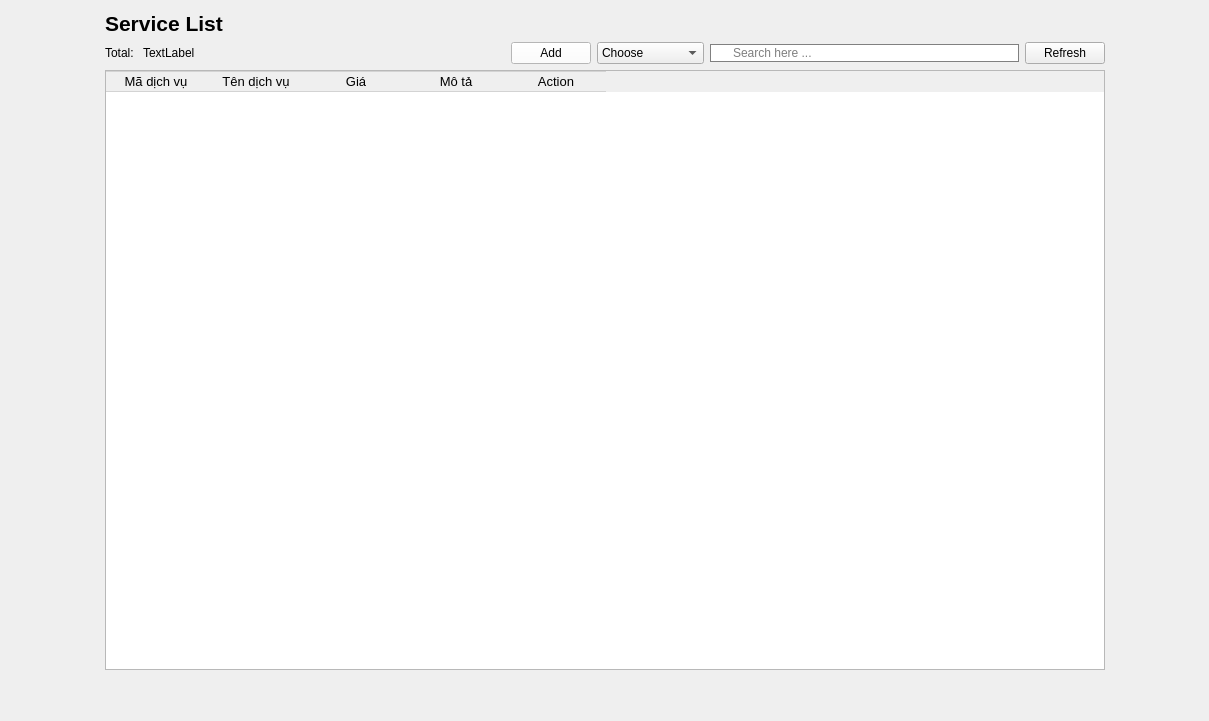
             <widget class="QWidget" name="page_4">
              <layout class="QHBoxLayout" name="horizontalLayout_47">
               <item>
                <spacer name="horizontalSpacer_34">
                 <property name="orientation">
                  <enum>Qt::Orientation::Horizontal</enum>
                 </property>
                 <property name="sizeHint" stdset="0">
                  <size>
                   <width>94</width>
                   <height>20</height>
                  </size>
                 </property>
                </spacer>
               </item>
               <item>
                <layout class="QVBoxLayout" name="verticalLayout_8">
                 <item>
                  <layout class="QHBoxLayout" name="horizontalLayout_21">
                   <item>
                    <widget class="QLabel" name="label_14">
                     <property name="font">
                      <font>
                       <pointsize>16</pointsize>
                       <bold>true</bold>
                      </font>
                     </property>
                     <property name="text">
                      <string>Service List</string>
                     </property>
                    </widget>
                   </item>
                   <item>
                    <spacer name="horizontalSpacer_15">
                     <property name="orientation">
                      <enum>Qt::Orientation::Horizontal</enum>
                     </property>
                     <property name="sizeHint" stdset="0">
                      <size>
                       <width>40</width>
                       <height>20</height>
                      </size>
                     </property>
                    </spacer>
                   </item>
                  </layout>
                 </item>
                 <item>
                  <layout class="QHBoxLayout" name="horizontalLayout_22">
                   <item>
                    <layout class="QHBoxLayout" name="horizontalLayout_23">
                     <item>
                      <widget class="QLabel" name="label_15">
                       <property name="text">
                        <string>Total: </string>
                       </property>
                      </widget>
                     </item>
                     <item>
                      <widget class="QLabel" name="totalservice">
                       <property name="text">
                        <string>TextLabel</string>
                       </property>
                      </widget>
                     </item>
                    </layout>
                   </item>
                   <item>
                    <spacer name="horizontalSpacer_16">
                     <property name="orientation">
                      <enum>Qt::Orientation::Horizontal</enum>
                     </property>
                     <property name="sizeHint" stdset="0">
                      <size>
                       <width>40</width>
                       <height>20</height>
                      </size>
                     </property>
                    </spacer>
                   </item>
                   <item>
                    <widget class="QPushButton" name="addSer">
                     <property name="minimumSize">
                      <size>
                       <width>70</width>
                       <height>0</height>
                      </size>
                     </property>
                     <property name="styleSheet">
                      <string notr="true">QPushButton{
background-color: rgb(255, 255, 255);
}</string>
                     </property>
                     <property name="text">
                      <string>Add</string>
                     </property>
                     <property name="icon">
                      <iconset resource="Icon.qrc">
                       <normaloff>:/new/prefix1/Resources/add.png</normaloff>:/new/prefix1/Resources/add.png</iconset>
                     </property>
                     <property name="iconSize">
                      <size>
                       <width>10</width>
                       <height>10</height>
                      </size>
                     </property>
                     <property name="checkable">
                      <bool>false</bool>
                     </property>
                    </widget>
                   </item>
                   <item>
                    <widget class="QComboBox" name="CBSS">
                     <item>
                      <property name="text">
                       <string>Choose</string>
                      </property>
                     </item>
                     <item>
                      <property name="text">
                       <string>Service ID</string>
                      </property>
                     </item>
                     <item>
                      <property name="text">
                       <string>Service Name</string>
                      </property>
                     </item>
                     <item>
                      <property name="text">
                       <string/>
                      </property>
                     </item>
                    </widget>
                   </item>
                   <item>
                    <widget class="QLineEdit" name="LineEditSearchSer">
                     <property name="styleSheet">
                      <string notr="true">QLineEdit{
padding-left:20px;
border: 1px solid gray;
border-radius: 10px;
}</string>
                     </property>
                     <property name="placeholderText">
                      <string>Search here ...</string>
                     </property>
                    </widget>
                   </item>
                   <item>
                    <widget class="QPushButton" name="RefbtnSer">
                     <property name="text">
                      <string>Refresh</string>
                     </property>
                     <property name="icon">
                      <iconset resource="Icon.qrc">
                       <normaloff>:/new/prefix1/Resources/reload.png</normaloff>:/new/prefix1/Resources/reload.png</iconset>
                     </property>
                    </widget>
                   </item>
                  </layout>
                 </item>
                 <item>
                  <widget class="QTableWidget" name="SerTable">
                   <property name="minimumSize">
                    <size>
                     <width>1000</width>
                     <height>600</height>
                    </size>
                   </property>
                   <property name="font">
                    <font>
                     <pointsize>10</pointsize>
                    </font>
                   </property>
                   <property name="styleSheet">
                    <string notr="true">QPushButton{
	 border: none;
}
QTableWidget::item {
       border-right: none;
       border-left: none;
       border-bottom: 1px solid #D3D3D3;
}
QHeaderView::section {
       border: 1px solid #D3D3D3; 
       border-right: none;      
       border-left: none;       
}</string>
                   </property>
                   <property name="editTriggers">
                    <set>QAbstractItemView::EditTrigger::NoEditTriggers</set>
                   </property>
                   <property name="alternatingRowColors">
                    <bool>true</bool>
                   </property>
                   <property name="selectionMode">
                    <enum>QAbstractItemView::SelectionMode::NoSelection</enum>
                   </property>
                   <property name="showGrid">
                    <bool>false</bool>
                   </property>
                   <attribute name="horizontalHeaderVisible">
                    <bool>true</bool>
                   </attribute>
                   <attribute name="horizontalHeaderCascadingSectionResizes">
                    <bool>false</bool>
                   </attribute>
                   <attribute name="horizontalHeaderHighlightSections">
                    <bool>true</bool>
                   </attribute>
                   <attribute name="horizontalHeaderShowSortIndicator" stdset="0">
                    <bool>false</bool>
                   </attribute>
                   <attribute name="horizontalHeaderStretchLastSection">
                    <bool>false</bool>
                   </attribute>
                   <column>
                    <property name="text">
                     <string>Mã dịch vụ</string>
                    </property>
                    <property name="font">
                     <font>
                      <pointsize>10</pointsize>
                     </font>
                    </property>
                   </column>
                   <column>
                    <property name="text">
                     <string>Tên dịch vụ</string>
                    </property>
                    <property name="font">
                     <font>
                      <pointsize>10</pointsize>
                     </font>
                    </property>
                   </column>
                   <column>
                    <property name="text">
                     <string>Giá</string>
                    </property>
                    <property name="font">
                     <font>
                      <pointsize>10</pointsize>
                     </font>
                    </property>
                   </column>
                   <column>
                    <property name="text">
                     <string>Mô tả</string>
                    </property>
                    <property name="font">
                     <font>
                      <pointsize>10</pointsize>
                     </font>
                    </property>
                   </column>
                   <column>
                    <property name="text">
                     <string>Action</string>
                    </property>
                    <property name="font">
                     <font>
                      <pointsize>10</pointsize>
                     </font>
                    </property>
                   </column>
                  </widget>
                 </item>
                 <item>
                  <spacer name="verticalSpacer_7">
                   <property name="orientation">
                    <enum>Qt::Orientation::Vertical</enum>
                   </property>
                   <property name="sizeHint" stdset="0">
                    <size>
                     <width>20</width>
                     <height>40</height>
                    </size>
                   </property>
                  </spacer>
                 </item>
                </layout>
               </item>
               <item>
                <spacer name="horizontalSpacer_35">
                 <property name="orientation">
                  <enum>Qt::Orientation::Horizontal</enum>
                 </property>
                 <property name="sizeHint" stdset="0">
                  <size>
                   <width>93</width>
                   <height>20</height>
                  </size>
                 </property>
                </spacer>
               </item>
              </layout>
             </widget>
